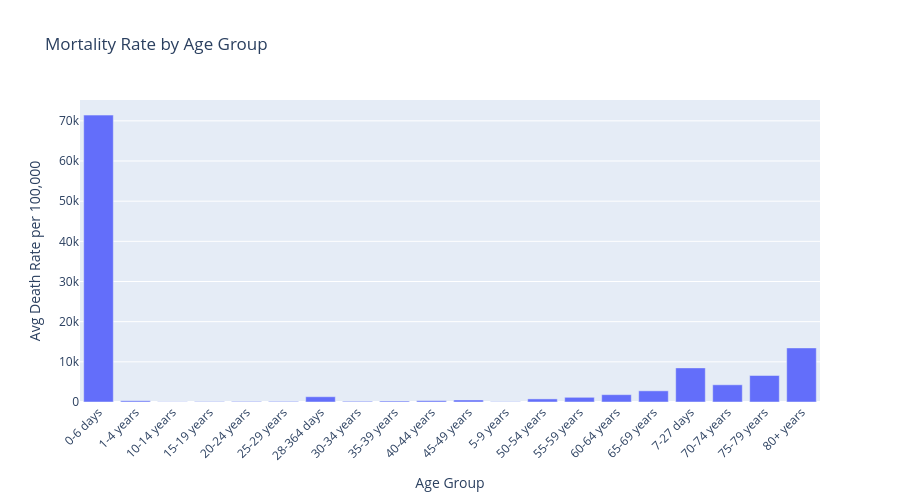

Notebook cell for this chart:
### Code cell
# Age Distribution Analysis
age_data = df[
    (df['Country Name'].isin(countries)) &
    (df['Sex'] == 'Both') &
    (df['Age Group'] != 'All ages')
].groupby('Age Group')['Death Rate Per 100,000'].mean().reset_index()

fig = px.bar(age_data, x='Age Group', y='Death Rate Per 100,000',
             title='Mortality Rate by Age Group',
             labels={'Death Rate Per 100,000': 'Avg Death Rate per 100,000'})
fig.update_layout(height=500, xaxis_tickangle=-45)
fig.show()

### Figure 1 — Plotly figure (JSON) as saved in the notebook; plotly's stock layout.template omitted (floating-point values rounded to 4 significant figures)
{"data": [{"hovertemplate": "Age Group=%{x}<br>Avg Death Rate per 100,000=%{y}<extra></extra>", "legendgroup": "", "marker": {"color": "#636efa", "pattern": {"shape": ""}}, "name": "", "orientation": "v", "showlegend": false, "textposition": "auto", "type": "bar", "x": ["0-6 days", "1-4 years", "10-14 years", "15-19 years", "20-24 years", "25-29 years", "28-364 days", "30-34 years", "35-39 years", "40-44 years", "45-49 years", "5-9 years", "50-54 years", "55-59 years", "60-64 years", "65-69 years", "7-27 days", "70-74 years", "75-79 years", "80+ years"], "xaxis": "x", "y": [71430.0, 308.2, 54.28, 106.3, 141.1, 149.3, 1314.0, 178.0, 242.4, 337.9, 503.9, 78.27, 772.1, 1169.0, 1826.0, 2781.0, 8493.0, 4284.0, 6600.0, 13470.0], "yaxis": "y"}], "layout": {"barmode": "relative", "height": 500, "legend": {"tracegroupgap": 0}, "title": {"text": "Mortality Rate by Age Group"}, "xaxis": {"anchor": "y", "domain": [0, 1], "tickangle": -45, "title": {"text": "Age Group"}}, "yaxis": {"anchor": "x", "domain": [0, 1], "title": {"text": "Avg Death Rate per 100,000"}}}}
